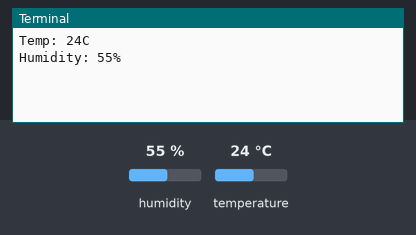
Simulated run of this program. Board: Raspberry Pi (BCM pin numbers). Shown: the last lines printed to the terminal. The inputs (shaded band) are chosen by the test bench; at power-on: humidity 55 %, temperature 24 °C.

Above: at 1.2 s.
1.3 s: humidity set to 22 %
At 11.3 s:
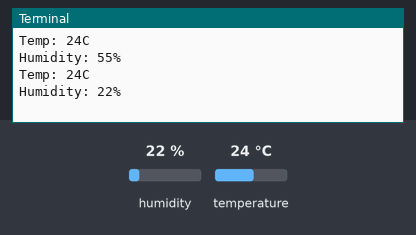
11.5 s: temperature set to 12 °C
At 21.3 s:
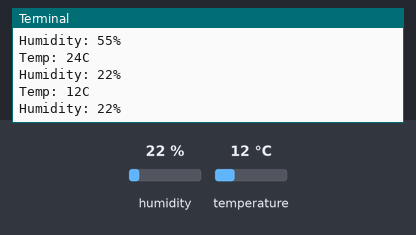
21.7 s: humidity set to 40 %
At 32.2 s:
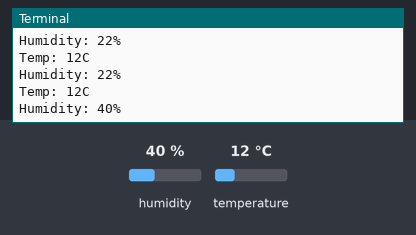
Timing chart, 0 to 33.7 s (numbered marks = the images above; inputs shaded):
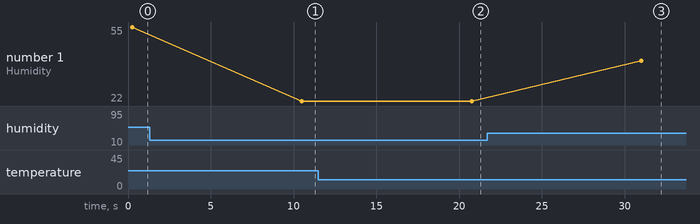

Measured:
- after the input at 1.3 s, the terminal: prints a new line after 9.2 s (image 1)
- after the input at 11.5 s, the terminal: prints a new line after 9.3 s (image 2)
- after the input at 21.7 s, the terminal: prints a new line after 9.3 s (image 3)
- plotted number 1: 55 → 22 after the input at 1.3 s, 22 → 40 after the input at 21.7 s

The program:

app.py
```python
import adafruit_dht
import time
import board

dhtSensor = adafruit_dht.DHT11(board.D4)

while True:
    humidity = dhtSensor.humidity
    temp_c = dhtSensor.temperature

    print(f"Temp: {temp_c}C \nHumidity: {humidity}%")

    time.sleep(10)
```
